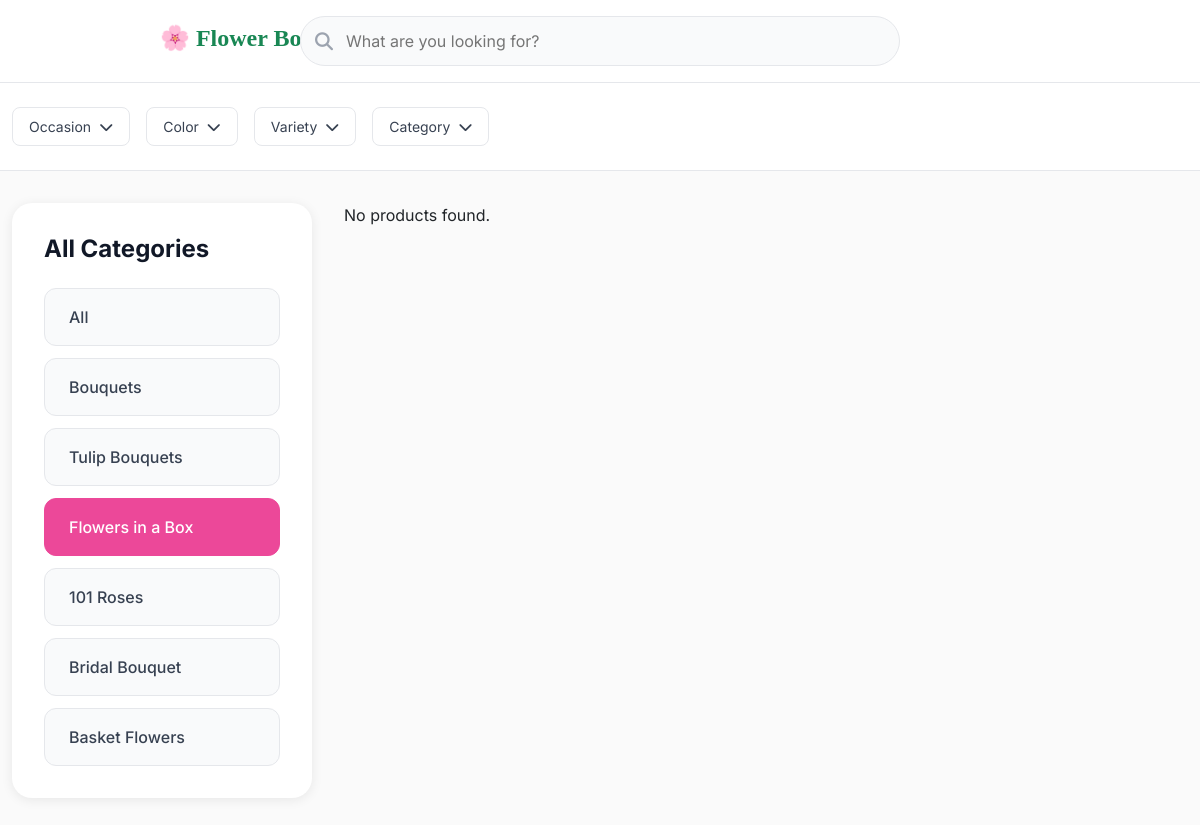
Screenshot of /?category=3 with the database file from the repository.
### flowers/models.py (models this page shows, shortened)
class Category(models.Model):
    name = models.CharField(max_length=32)
    class Meta:
        verbose_name = "Category"
        verbose_name_plural = "Category"

### flowers/views.py (the view)
# urls.py: path("", views.home, name="flower")
def home(request):
    category_id = request.GET.get("category")
    flowers = Flowers.objects.filter(status=Flowers.APPROVED)
    if category_id:
        flowers = flowers.filter(category_id=category_id)
    categories = Category.objects.all()
    api = {"products": flowers,
           "categories": categories,
           "selected_category": category_id or '',
           "request": request}
    return render(request, "flowers/index.html", api)

### flowers/templates/flowers/index.html (shortened to what this page needs)
<!DOCTYPE html>
<html lang="en">
<head>
    <link href="https://cdn.jsdelivr.net/npm/bootstrap@5.3.0/dist/css/bootstrap.min.css" rel="stylesheet">
    <link rel="stylesheet" href="https://cdnjs.cloudflare.com/ajax/libs/font-awesome/6.4.0/css/all.min.css">
    <link href="https://cdn.jsdelivr.net/npm/bootstrap@5.3.0/dist/css/bootstrap.min.css" rel="stylesheet">
    <link rel="stylesheet" href="https://cdnjs.cloudflare.com/ajax/libs/font-awesome/6.4.0/css/all.min.css">
</head>
<body>
    <header class="header">
        <div class="container-logo">
            <div class="logo">
                <a class="navbar-brand fw-bold fs-4 text-success" href="#">🌸 Flower Boutique</a>
            </div>
            <div class="search-container">
                <i class="fas fa-search search-icon"></i>
                <input type="text" class="search-input" placeholder="What are you looking for?">
            </div>
        </div>
    </header>
    <section class="filters">
        <div class="container">
            <div class="filter-group">
                <div class="filter-left">
                    <div class="filter-dropdown">
                        <button class="filter-btn">
                            Occasion <i class="fas fa-chevron-down"></i>
                        </button>
                    </div>
                    <div class="filter-dropdown">
                        <button class="filter-btn">
                            Color <i class="fas fa-chevron-down"></i>
                        </button>
                    </div>
                    <div class="filter-dropdown">
                        <button class="filter-btn">
                            Variety <i class="fas fa-chevron-down"></i>
                        </button>
                    </div>
                    <div class="filter-dropdown">
                        <button class="filter-btn">
                            Category <i class="fas fa-chevron-down"></i>
                        </button>
                    </div>
                </div>
            </div>
        </div>
    </section>
    <main class="main-content">
    <div class="container">
        <div style="display: flex; gap: 2rem; align-items: flex-start;">
        <aside class="category-sidebar">
            <h2 class="category-title">All Categories</h2>
            <nav class="category-list">
                <a href="?" class="category-item {% if not selected_category %}active{% endif %}">All</a>
                {% for cat in categories %}
                    <a href="?category={{ cat.id }}{% for key, value in request.GET.items %}{% if key != 'category' %}&{{ key }}={{ value }}{% endif %}{% endfor %}"
                    class="category-item {% if selected_category|stringformat:'s' == cat.id|stringformat:'s' %}active{% endif %}">
                        {{ cat.name }}
                    </a>
                {% endfor %}
            </nav>
        </aside>
        <section class="product-section">
            <div class="product-grid fade-in">
                {% for flower in products %}
                    <div class="product-card">
                        <div class="product-image-container">
                            {% if flower.image %}
                                <img src="{{ flower.image.url }}" alt="{{ product.name }}" class="product-image">
                            {% else %}
                                <img src="https://images.unsplash.com/photo-1490750967868-88aa4486c946?ixlib=rb-4.0.3&auto=format&fit=crop&w=1000&q=80" alt="{{ product.name }}" class="product-image">
                            {% endif %}
                            <div class="hover-icons">
                                <div class="hover-icon" title="Add to favorites">
                                    <i class="fas fa-heart"></i>
                                </div>
                                <div class="hover-icon" title="Quick view">
                                    <i class="fas fa-eye"></i>
                                </div>
                            </div>
                        </div>
                        <div class="product-info">
                            <h3 class="product-title">{{ flower.title }}</h3>
                            <p class="product-description">{{ flower.description|truncatewords:15 }}</p>
                            <div class="product-details">
                                {% if flower.color %}
                                    <div class="product-detail">
                                        <strong>Color:</strong> {{ flower.color|title }}
                                    </div>
                                {% endif %}
                                {% if flower.quantity %}
                                    <div class="product-detail">
                                        <strong>Flowers Quantity:</strong> {{ flower.quantity }}
                                    </div>
                                {% endif %}
                                {% if flower.raiting %}
                                <div class="product-detail rating">
                                    <strong>Rating:</strong>
                                    <span class="rating-stars">{{ flower.raiting_stars }}</span>
                                    <span class="rating-number">{{ flower.raiting }}</span>
                                </div>
                                {% endif %}
                                </div>
                                <div class="product-footer">
                                    <div class="price-container">
                                        {% if flower.price_before_discount and flower.price_before_discount != flower.price_after_discount %}
                                            <span class="original-price">₼{{ flower.price_before_discount }}</span>
                                        {% endif %}
                                        <span class="current-price">₼{{ flower.price_after_discount }}</span>
                                    </div>
                                    <button class="add-to-cart">
                                        <i class="fas fa-plus"></i> Add to cart
                                    </button>
                                </div>
                            </div>
                        </div>
                {% empty %}
                    <p>No products found.</p>
                {% endfor %}
                </div>
            </section>
        </div>
    </div>
    </main>
</body>
</html>

### flowers/templates/flowers/index.html (style rules this page uses)
* { box-sizing: border-box; }
body { background: #fafafa; font-family: "Inter", -apple-system, BlinkMacSystemFont, sans-serif; overflow-x: hidden; margin: 0; padding: 0; }
.container-logo { position: relative; }
.logo { position: absolute; left: 160px; top: 4px; }
.header { background: white; border-bottom: 1px solid #e5e7eb; padding: 1rem 0; position: sticky; top: 0; z-index: 1000; }
.search-container { position: relative; max-width: 600px; margin: 0 auto; }
.search-input { width: 100%; padding: 12px 20px 12px 45px; border: 1px solid #e5e7eb; border-radius: 25px; font-size: 16px; background: #f9fafb; transition: all 0.3s ease; }
.search-icon { position: absolute; left: 15px; top: 50%; transform: translateY(-50%); color: #9ca3af; font-size: 18px; }
.navbar-brand { font-family: "Playfair Display", serif; font-weight: 700; font-size: 1.5rem; color: #178754; text-decoration: none; }
.filters { background: white; padding: 1.5rem 0; border-bottom: 1px solid #e5e7eb; }
.filter-group { display: flex; flex-wrap: wrap; gap: 1rem; align-items: center; justify-content: space-between; }
.filter-left { display: flex; flex-wrap: wrap; gap: 1rem; }
.filter-dropdown { position: relative; }
.filter-btn { background: white; border: 1px solid #e5e7eb; padding: 8px 16px; border-radius: 8px; font-size: 14px; color: #374151; cursor: pointer; display: flex; align-items: center; gap: 8px; transition: all 0.2s ease; }
.main-content { display: flex; gap: 2rem; padding: 2rem 0; align-items: flex-start; }
.category-sidebar { flex: 0 0 300px; background: white; border-radius: 20px; padding: 2rem; box-shadow: 0 2px 12px rgba(0, 0, 0, 0.08); height: fit-content; position: sticky; top: 140px; }
.category-title { font-size: 24px; font-weight: 700; color: #111827; margin-bottom: 1.5rem; text-align: left; }
.category-list { display: flex; flex-direction: column; gap: 0.75rem; }
.category-item { display: block; padding: 1rem 1.5rem; background: #f9fafb; border: 1px solid #e5e7eb; border-radius: 12px; text-decoration: none; color: #374151; font-size: 16px; font-weight: 500; transition: all 0.3s ease; cursor: pointer; }
.category-item.active { background: #ec4899; border-color: #ec4899; color: white; }
.product-section { flex: 1; min-width: 0; }
.product-grid { display: grid; grid-template-columns: repeat(auto-fill, minmax(320px, 1fr)); gap: 2rem; }
.fade-in { animation: fadeInUp 0.8s cubic-bezier(0.4, 0, 0.2, 1); }
.container { max-width: 1200px; margin: 0 auto; }

### rows the page displays
Category: name "Bouquets"
Category: name "Tulip Bouquets"
Category: name "Flowers in a Box"
Category: name "101 Roses"
Category: name "Bridal Bouquet"
Category: name "Basket Flowers"
